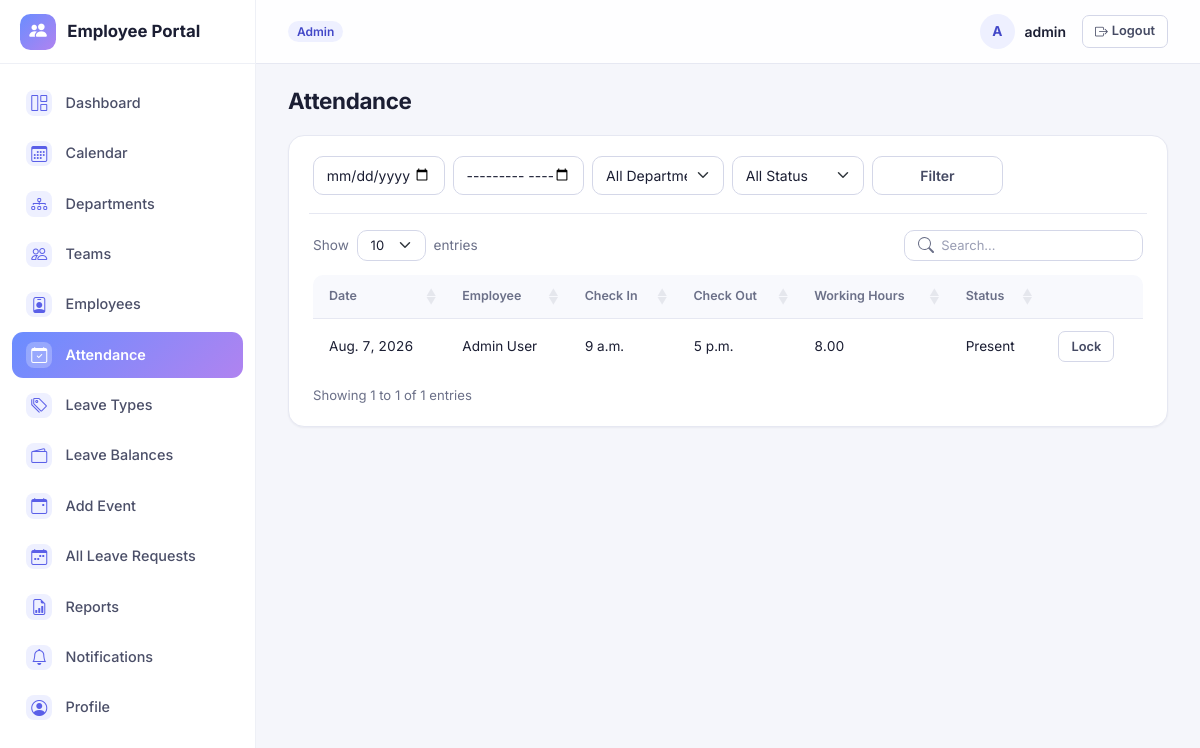
The page /attendance/ (signed in) on the database its author committed.
### accounts/models.py (models this page shows, shortened)
class User(AbstractUser):
    class Role(models.TextChoices):
        ADMIN = 'ADMIN', 'Admin'
        HR = 'HR', 'HR'
        TEAM_LEAD = 'TEAM_LEAD', 'Team Lead'
        EMPLOYEE = 'EMPLOYEE', 'Employee'
    role = models.CharField(max_length=20, choices=Role.choices, default=Role.EMPLOYEE)
    phone = models.CharField(max_length=20, blank=True)
    address = models.TextField(blank=True)
    emergency_contact = models.CharField(max_length=100, blank=True)
    profile_image = models.ImageField(upload_to='profile_images/', blank=True, null=True)
    def is_team_lead(self):
        return self.role == self.Role.TEAM_LEAD
    def can_manage_employees(self):
        return self.role in (self.Role.ADMIN, self.Role.HR)

### employeeApp/models/attendance.py (models this page shows, shortened)
class Attendance(models.Model):
    class Status(models.TextChoices):
        PRESENT = 'PRESENT', 'Present'
        ABSENT = 'ABSENT', 'Absent'
        HALF_DAY = 'HALF_DAY', 'Half Day'
        LATE = 'LATE', 'Late'
        LEAVE = 'LEAVE', 'Leave'
    employee = models.ForeignKey(Employee, on_delete=models.CASCADE, related_name='attendance_records')
    date = models.DateField()
    check_in = models.TimeField(null=True, blank=True)
    check_out = models.TimeField(null=True, blank=True)
    working_hours = models.DecimalField(max_digits=5, decimal_places=2, default=0)
    status = models.CharField(max_length=10, choices=Status.choices, default=Status.PRESENT)
    is_locked = models.BooleanField(default=False)
    created_at = models.DateTimeField(auto_now_add=True)
    class Meta:
        unique_together = ('employee', 'date')
        ordering = ['-date']

### employeeApp/models/employees.py (models this page shows, shortened)
class Employee(models.Model):
    class EmploymentStatus(models.TextChoices):
        ACTIVE='ACTIVE','Active'
        INACTIVE='INACTIVE','Inactive'
    user=models.OneToOneField(settings.AUTH_USER_MODEL, on_delete=models.CASCADE, related_name='employee_profile')
    employee_id=models.CharField(max_length=20, unique=True)
    full_name=models.CharField(max_length=150)
    email=models.EmailField(unique=True)
    phone=models.CharField(max_length=20, blank=True)
    date_of_joining=models.DateField()
    designation=models.CharField(max_length=100)
    team=models.ForeignKey(Team, on_delete=models.SET_NULL,null=True,blank=True,related_name='employees')
    reporting_team_lead=models.ForeignKey(
        settings.AUTH_USER_MODEL,on_delete=models.SET_NULL, null=True, blank=True,
        related_name='direct_reports', limit_choices_to={'role': 'TEAM_LEAD'}
    )
    employment_status=models.CharField(max_length=10,choices=EmploymentStatus.choices,default=EmploymentStatus.ACTIVE)
    created_at=models.DateTimeField(auto_now_add=True)
    class Meta:
        ordering=['full_name']

### employeeApp/views/attendance.py (the view)
# urls.py: path('attendance/',views.attendance_list,name='attendance_list'),
@login_required
def attendance_list(request):
    user = request.user
    if user.can_manage_employees():
        records = Attendance.objects.select_related('employee', 'employee__team', 'employee__team__department')
    elif user.is_team_lead():
        records = Attendance.objects.filter(employee__team__team_lead=user).select_related(
            'employee', 'employee__team', 'employee__team__department')
    else:
        return redirect('employeeApp:my_attendance')
    date_filter = request.GET.get('date')
    employee_id = request.GET.get('employee')
    department_id = request.GET.get('department')
    status = request.GET.get('status')
    month = request.GET.get('month')  # YYYY-MM for monthly view
    if date_filter:
        records = records.filter(date=date_filter)
    if employee_id:
        records = records.filter(employee_id=employee_id)
    if department_id:
        records = records.filter(employee__team__department_id=department_id)
    if status:
        records = records.filter(status=status)
    if month:
        try:
            year, mon = month.split('-')
            records = records.filter(date__year=year, date__month=mon)
        except ValueError:
            pass
    records = records.order_by('-date')
    paginator = Paginator(records, 25)
    page_obj = paginator.get_page(request.GET.get('page'))
    return render(request, 'employeeApp/attendance_list.html', {
        'page_obj': page_obj,
        'departments': Department.objects.filter(is_active=True),
        'statuses': Attendance.Status.choices,
        'filters': {
            'date': date_filter or '', 'employee': employee_id or '',
            'department': department_id or '', 'status': status or '', 'month': month or '',
        },
    })

### employeeApp/context_processors.py (called while the page is built)
def unread_notifications(request):
    if request.user.is_authenticated:
        qs = Notification.objects.filter(user=request.user, is_read=False)
        return {
            'unread_notification_count': qs.count(),
            'recent_notifications': qs[:5],
        }
    return {'unread_notification_count': 0, 'recent_notifications': []}

### employeeApp/templates/employeeApp/attendance_list.html (shortened to what this page needs)
{% extends "base.html" %}
{% block content %}
<div class="page-header"><h1>Attendance</h1></div>
<div class="table-card">
    <form method="get" class="row g-2 mb-3">
        <div class="col-md-2">
            <input type="date" name="date" value="{{ filters.date }}" class="form-control">
        </div>
        <div class="col-md-2">
            <input type="month" name="month" value="{{ filters.month }}" class="form-control" placeholder="Month">
        </div>
        <div class="col-md-2">
            <select name="department" class="form-select">
                <option value="">All Departments</option>
            </select>
        </div>
        <div class="col-md-2">
            <select name="status" class="form-select">
                <option value="">All Status</option>
            </select>
        </div>
        <div class="col-md-2">
            <button type="submit" class="btn btn-outline-secondary w-100">Filter</button>
        </div>
    </form>
    <table class="table table-hover align-middle dt-table">
        <thead><tr><th>Date</th><th>Employee</th><th>Check In</th><th>Check Out</th><th>Working Hours</th><th>Status</th><th class="no-sort"></th></tr></thead>
        <tbody>
        {% for a in page_obj %}
            <tr>
                <td>{{ a.date }}</td>
                <td>{{ a.employee.full_name }}</td>
                <td>{{ a.check_in|default:"—" }}</td>
                <td>{{ a.check_out|default:"—" }}</td>
                <td>{{ a.working_hours }}</td>
                <td>{{ a.get_status_display }}</td>
                <td>
                    {% if user.can_manage_employees and not a.is_locked %}
                    <a href="{% url 'employeeApp:lock_attendance' a.pk %}" class="btn btn-sm btn-outline-secondary" onclick="return confirm('Lock this record?');">Lock</a>
                    {% elif a.is_locked %}
                    <span class="badge bg-secondary"><i class="bi bi-lock-fill"></i> Locked</span>
                    {% endif %}
                </td>
            </tr>
        {% empty %}
            <tr><td colspan="7" class="text-muted text-center py-4">No attendance records found.</td></tr>
        {% endfor %}
        </tbody>
    </table>
</div>
{% endblock %}

### employeeApp/templates/base.html (shortened to what this page needs)
{% load static %}
<!DOCTYPE html>
<html lang="en">
<head>
    <link href="https://cdn.jsdelivr.net/npm/bootstrap@5.3.3/dist/css/bootstrap.min.css" rel="stylesheet">
    <link rel="stylesheet" href="https://cdn.jsdelivr.net/npm/bootstrap-icons@1.11.3/font/bootstrap-icons.css">
    <link rel="stylesheet" href="https://cdn.jsdelivr.net/npm/datatables.net-bs5@1.13.11/css/dataTables.bootstrap5.min.css">
    <link rel="stylesheet" href="https://cdn.jsdelivr.net/npm/datatables.net-responsive-bs5@2.5.1/css/responsive.bootstrap5.min.css">
    <link rel="stylesheet" href="{% static 'employeeApp/style.css' %}">
</head>
<body>
{% if user.is_authenticated %}
<div class="app-shell">
    <aside class="sidebar" id="app-sidebar" aria-label="Main navigation">
        <div class="sidebar-brand">
            <span class="brand-mark"><i class="bi bi-people-fill"></i></span>
            <span>Employee Portal</span>
        </div>
        <nav class="sidebar-nav">
            <a href="{% url 'accounts:redirect_dashboard' %}" class="nav-link {% if 'dashboard' in request.path %}active{% endif %}">
                <i class="bi bi-grid-1x2"></i> Dashboard
            </a>
            <a href="{% url 'employeeApp:calendar_view' %}" class="nav-link {% if 'calendar' in request.path %}active{% endif %}">
                <i class="bi bi-calendar3"></i> Calendar
            </a>
            {% if user.can_manage_employees %}
            <a href="{% url 'employeeApp:department_list' %}" class="nav-link {% if 'departments' in request.path %}active{% endif %}">
                <i class="bi bi-diagram-3"></i> Departments
            </a>
            <a href="{% url 'employeeApp:team_list' %}" class="nav-link {% if 'teams' in request.path %}active{% endif %}">
                <i class="bi bi-people"></i> Teams
            </a>
            {% endif %}
            <a href="{% url 'employeeApp:employee_list' %}" class="nav-link {% if 'employees' in request.path %}active{% endif %}">
                <i class="bi bi-person-badge"></i> Employees
            </a>
            <a href="{% if user.is_team_lead or user.can_manage_employees %}{% url 'employeeApp:attendance_list' %}{% else %}{% url 'employeeApp:my_attendance' %}{% endif %}" class="nav-link {% if 'attendance' in request.path and 'reports' not in request.path %}active{% endif %}">
                <i class="bi bi-calendar-check"></i> Attendance
            </a>
            {% if user.can_manage_employees %}
            <a href="{% url 'employeeApp:leave_type_list' %}" class="nav-link {% if 'leave-types' in request.path %}active{% endif %}">
                <i class="bi bi-tags"></i> Leave Types
            </a>
            <a href="{% url 'employeeApp:leave_balance_list' %}" class="nav-link {% if 'leave-balances' in request.path %}active{% endif %}">
                <i class="bi bi-wallet2"></i> Leave Balances
            </a>
            <a href="{% url 'employeeApp:calendar_event_list' %}" class="nav-link {% if 'calendar-events' in request.path %}active{% endif %}">
                <i class="bi bi-calendar-event"></i> Add Event
            </a>
            <a href="{% url 'employeeApp:all_leave_requests' %}" class="nav-link {% if 'leave/all' in request.path %}active{% endif %}">
                <i class="bi bi-calendar-week"></i> All Leave Requests
            </a>
            {% elif user.is_team_lead %}
            <a href="{% url 'employeeApp:team_leave_requests' %}" class="nav-link {% if 'leave/team' in request.path %}active{% endif %}">
                <i class="bi bi-calendar-week"></i> Team Leave Requests
            </a>
            {% endif %}
            <a href="{% url 'employeeApp:attendance_report' %}" class="nav-link {% if 'reports' in request.path %}active{% endif %}">
                <i class="bi bi-file-earmark-bar-graph"></i> Reports
            </a>
            <a href="{% url 'employeeApp:notification_list' %}" class="nav-link {% if 'notifications' in request.path %}active{% endif %}">
                <i class="bi bi-bell"></i> Notifications
            </a>
            <a href="{% url 'accounts:profile' %}" class="nav-link {% if 'profile' in request.path or 'password-change' in request.path %}active{% endif %}">
                <i class="bi bi-person-circle"></i> Profile
            </a>
        </nav>
    </aside>
    <div class="main-col">
        <header class="topbar">
            <div class="topbar-role">
                <span class="badge role-badge">{{ user.get_role_display }}</span>
            </div>
            <div class="topbar-user">
                <div class="user-chip">
                    <span class="avatar">{% if user.profile_image %}<img src="{{ user.profile_image.url }}" alt="">{% else %}{{ user.get_full_name|default:user.username|slice:":1"|upper }}{% endif %}</span>
                    <span class="user-name">{{ user.get_full_name|default:user.username }}</span>
                </div>
                <a href="{% url 'accounts:logout' %}" class="btn btn-sm btn-outline-secondary btn-logout" aria-label="Log out"><i class="bi bi-box-arrow-right"></i><span class="d-none d-sm-inline ms-1">Logout</span></a>
            </div>
        </header>
        <main class="content">
            {% block content %}{% endblock %}
        </main>
    </div>
</div>
{% endif %}
</body>
</html>

### rows shown on the page
User: role "Admin", get_full_name "A", get_full_name "admin"
Attendance: date "Aug. 7, 2026", employee.full_name "Admin User", check_in "9 a.m.", check_out "5 p.m.", working_hours "8.00", status "Present", is_locked "Lock"
